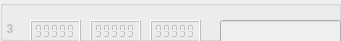
             <widget class="QGroupBox" name="markerBox_3">
              <property name="enabled">
               <bool>false</bool>
              </property>
              <property name="geometry">
               <rect>
                <x>0</x>
                <y>40</y>
                <width>341</width>
                <height>41</height>
               </rect>
              </property>
              <property name="title">
               <string notr="true"/>
              </property>
              <property name="flat">
               <bool>false</bool>
              </property>
              <widget class="QLCDNumber" name="X_3">
               <property name="geometry">
                <rect>
                 <x>30</x>
                 <y>20</y>
                 <width>51</width>
                 <height>23</height>
                </rect>
               </property>
               <property name="smallDecimalPoint">
                <bool>true</bool>
               </property>
               <property name="segmentStyle">
                <enum>QLCDNumber::Flat</enum>
               </property>
               <property name="value" stdset="0">
                <double>99999.000000000000000</double>
               </property>
              </widget>
              <widget class="QLCDNumber" name="Y_3">
               <property name="geometry">
                <rect>
                 <x>90</x>
                 <y>20</y>
                 <width>51</width>
                 <height>23</height>
                </rect>
               </property>
               <property name="smallDecimalPoint">
                <bool>true</bool>
               </property>
               <property name="segmentStyle">
                <enum>QLCDNumber::Flat</enum>
               </property>
               <property name="value" stdset="0">
                <double>99999.000000000000000</double>
               </property>
              </widget>
              <widget class="QLCDNumber" name="Z_3">
               <property name="geometry">
                <rect>
                 <x>150</x>
                 <y>20</y>
                 <width>51</width>
                 <height>23</height>
                </rect>
               </property>
               <property name="smallDecimalPoint">
                <bool>true</bool>
               </property>
               <property name="segmentStyle">
                <enum>QLCDNumber::Flat</enum>
               </property>
               <property name="value" stdset="0">
                <double>99999.000000000000000</double>
               </property>
              </widget>
              <widget class="QLineEdit" name="name_3">
               <property name="geometry">
                <rect>
                 <x>220</x>
                 <y>20</y>
                 <width>121</width>
                 <height>25</height>
                </rect>
               </property>
               <property name="sizePolicy">
                <sizepolicy hsizetype="Expanding" vsizetype="Fixed">
                 <horstretch>0</horstretch>
                 <verstretch>0</verstretch>
                </sizepolicy>
               </property>
              </widget>
              <widget class="QLabel" name="srn_3">
               <property name="enabled">
                <bool>false</bool>
               </property>
               <property name="geometry">
                <rect>
                 <x>0</x>
                 <y>20</y>
                 <width>21</width>
                 <height>17</height>
                </rect>
               </property>
               <property name="font">
                <font>
                 <weight>75</weight>
                 <bold>true</bold>
                </font>
               </property>
               <property name="text">
                <string>  3</string>
               </property>
              </widget>
             </widget>
